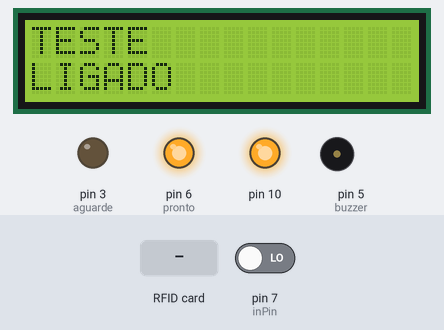
The sketch below on a simulated Arduino Uno, built with avr-gcc and run on an emulated ATmega328P. Parts: 16×2 character LCD, output pins drawn as LEDs (lit = HIGH), buzzer (waves = sounding). The inputs (shaded band) are chosen by the test bench; at power-on: pin 7 (inPin) LOW. WiFi joins after 1.5 s; servers stay silent unless stated; uploads are accepted with an empty reply; storage starts empty; what the sketch prints to the serial monitor is not drawn.

Above: at 2.8 s.
2.9 s: pin 7 (inPin) driven HIGH
At 3.7 s:
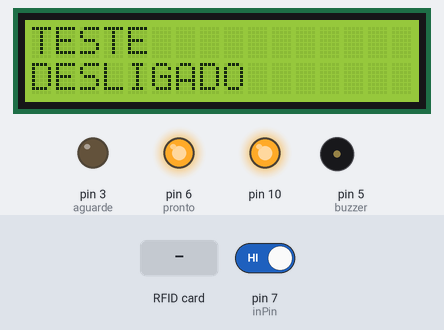
4.4 s: pin 7 (inPin) driven LOW
At 4.9 s:
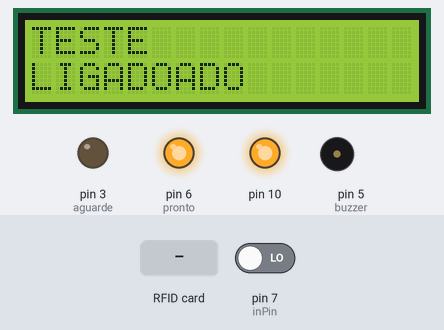
5.9 s: RFID card 5E 7A 19 C4 held to the reader
At 6.3 s:
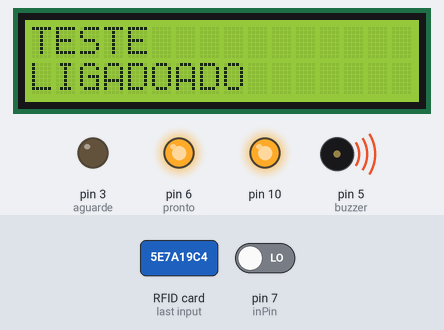
Timing chart, 0 to 8.9 s (numbered marks = the images above; inputs shaded):
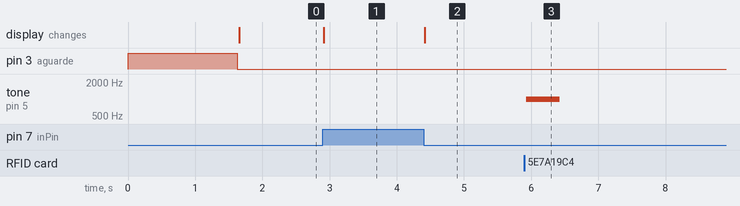

The sketch:

controle-acesso.ino
```cpp
#include <SPI.h>
#include <MFRC522.h>
#include <Ethernet.h>
#include <SD.h>
#include <DS3231.h>
DS3231  rtc(SDA, SCL);

#include <Wire.h>
#include <LiquidCrystal_I2C.h>

#define SS_PIN 8
#define RST_PIN 9

// Definicoes pino modulo RC522
MFRC522 mfrc522(SS_PIN, RST_PIN);

// Inicializa o display no endereco 0x27
LiquidCrystal_I2C lcd(0x3f,2,1,0,4,5,6,7,3, POSITIVE);

byte mac[] = { 0xDE, 0xAD, 0xBE, 0xEF, 0xFE, 0xED };
char server[] = "www.teste.com.br";    // name address for Google (using DNS)
IPAddress ip(0, 0, 0, 0);
EthernetClient client;

const int buzzer = 5;
const int livre = 8;
//const int erro = 7;
const int pronto = 6;
const int aguarde = 3;

int valB = 0; // variável para ler o status do pino

int inPin = 7; // porta 7 em input (para o push button)

File webFile;

void setup() {

  pinMode(buzzer,OUTPUT);
  pinMode (livre, OUTPUT);
  pinMode(inPin, INPUT);
  pinMode (pronto, OUTPUT);
  pinMode (aguarde, OUTPUT);

  digitalWrite (livre, LOW);
  digitalWrite (pronto, LOW);
  digitalWrite (aguarde, HIGH);

  lcd.begin (16,2);
  lcd.setBacklight(HIGH);
  lcd.setCursor(0,0);
  lcd.print("TESTE");
  lcd.setCursor(0,1);
  lcd.print("ACESSO");

  // Inicia  SPI bus
  SPI.begin();
  Serial.begin(9600);

  while (!Serial) {
    ; // wait for serial port to connect. Needed for native USB port only
  }

  // start the Ethernet connection:
  if (Ethernet.begin(mac) == 0) {
    Serial.println("Failed to configure Ethernet using DHCP");
    // try to congifure using IP address instead of DHCP:
    Ethernet.begin(mac, ip);
  }

  // Inicia MFRC522
  mfrc522.PCD_Init();
  // Mensagens iniciais no serial monitor
  Serial.println("Aproxime o seu cartao do leitor...");
  Serial.println();
  digitalWrite (aguarde, LOW);
  digitalWrite (pronto, HIGH);

  rtc.begin();

  // Imprime no monitor serial:
  Serial.print("Initializing SD card...");

  // Inicializa o cartão e imprime o resultado no monitor serial:
  if (!SD.begin(4)) {
    Serial.println("Falha na inicialização!");
    return;
  }
  Serial.println("Cartão inicializado!");
}

void loop() {


  valB = digitalRead(inPin); // ler a entrada de valor

  if (valB == HIGH) {// verificar se a entrada é alta
  lcd.setCursor(0,1);
  lcd.print("DESLIGADO");
  } else {

  lcd.setCursor(0,1);
  lcd.print("LIGADO");
  }

  // Aguarda a aproximacao do cartao
  if ( !mfrc522.PICC_IsNewCardPresent()) {
    return;
  }
  // Seleciona um dos cartoes
  if ( !mfrc522.PICC_ReadCardSerial()) {
    return;
  }

  String conteudo= "";
  byte letra;
  for (byte i = 0; i < mfrc522.uid.size; i++)
  {
     Serial.print(mfrc522.uid.uidByte[i] < 0x10 ? " 0" : " ");
     Serial.print(mfrc522.uid.uidByte[i], HEX);
     conteudo.concat(String(mfrc522.uid.uidByte[i] < 0x10 ? " 0" : " "));
     conteudo.concat(String(mfrc522.uid.uidByte[i], HEX));
  }
  Serial.println();
  tone(buzzer,1000);
  delay(500);
  noTone(buzzer);
  conect(conteudo.substring(1));
}

void conect(String tag) {
   tag.replace(" ", "%20");

   if (client.connect(server,80)) { // REPLACE WITH YOUR SERVER ADDRESS
     client.print("GET /acesso.php?");
     client.print("t=");
     client.print(tag);
     client.println( " HTTP/1.1");
     client.println( "Host: www.teste.com.br" );
     client.println("Content-Type: application/x-www-form-urlencoded");
     client.println( "Connection: close" );
     client.println();
     client.println();
   }
    int i = 0;


    while (client.connected()) {
      if (client.available()) {
        char c = client.read();
              i++;
      }
    }

    if (i == 162){
       digitalWrite (pronto, LOW);
       digitalWrite (livre, HIGH);
       tone(buzzer,2000);
       delay(500);
       noTone(buzzer);
       digitalWrite (livre, LOW);
    }
    else if (i == 163){
       digitalWrite (pronto, LOW);
       digitalWrite (livre, LOW);
       tone(buzzer,500);
       delay(500);
       noTone(buzzer);
    }
    client.stop();
    digitalWrite (pronto, HIGH);
}
```

Measured:
- after the input at 2.9 s, the display: changes at once (image 1)
- after the input at 4.4 s, the display: changes at once (image 2)
- after the input at 5.9 s, tone on pin 5 (buzzer): silent → 1000 Hz at once, → silent 0.50 s later
